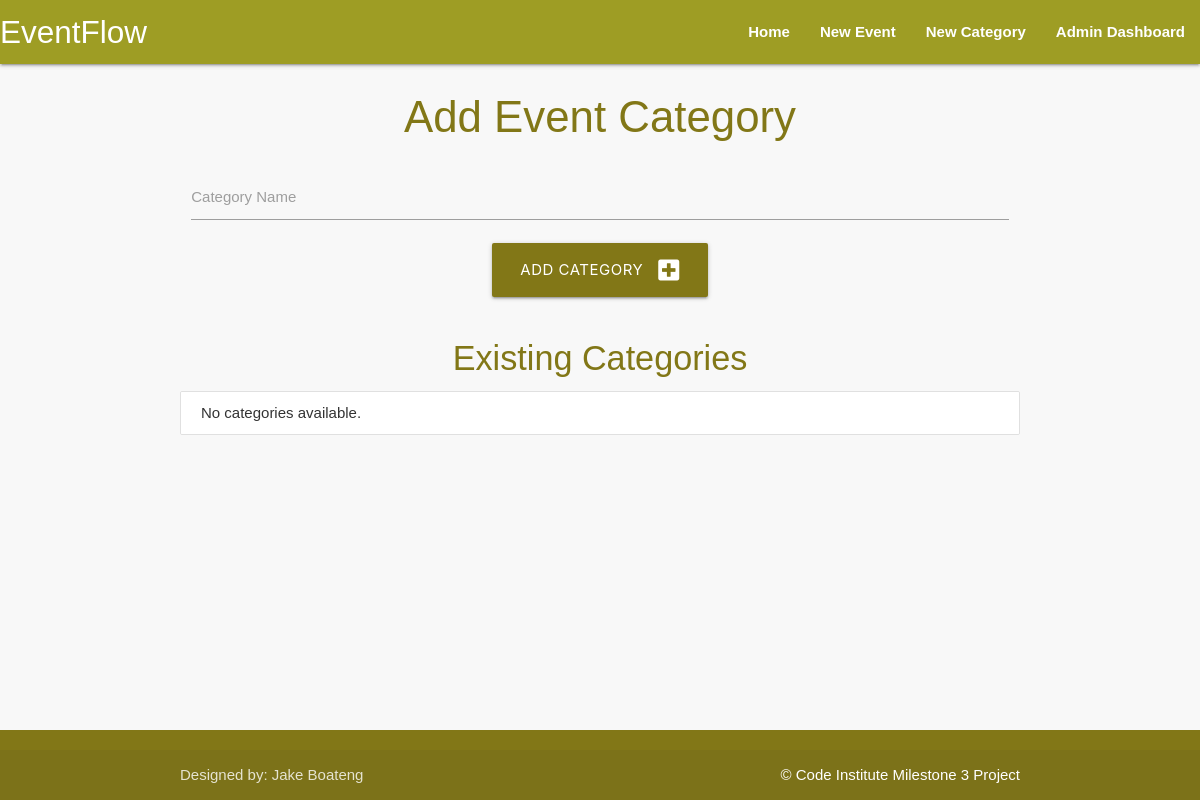
Page /add_category on the earlier database version.
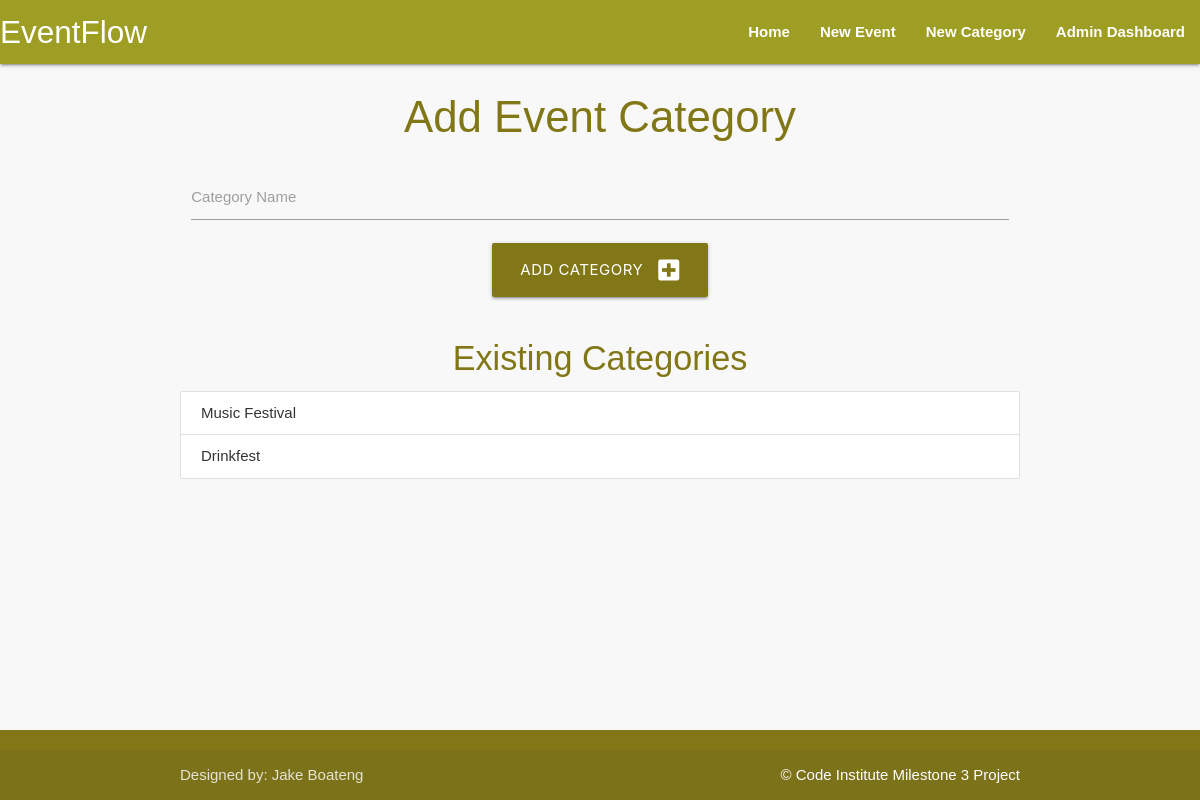
Same page on the later database version.
### eventflow/models.py (models this page shows)
class Category(db.Model):
    id = db.Column(db.Integer, primary_key=True)
    name = db.Column(db.String(50), unique=True, nullable=False)
    events = db.relationship('Event', backref='category', lazy=True)

### eventflow/routes.py (the view, shortened to what this page needs)
@app.route("/add_category", methods=["GET", "POST"])
def add_category():
    categories = Category.query.all()
    return render_template("add_category.html", categories=categories)

### eventflow/templates/add_category.html (shortened to what this page needs)
{% extends "base.html" %}
{% block content %}
    <h3 class="center-align lime-text text-darken-4">Add Event Category</h3>
    <form method="POST" action="{{ url_for('add_category') }}" class="row">
        <div class="input-field col s12">
            <input type="text" name="name" id="name" required>
            <label for="name">Category Name</label>
        </div>
        <div class="row">
            <div class="col s12 center-align">
                <button type="submit" class="btn-large lime darken-4">
                    Add Category <i class="fas fa-plus-square right"></i>
                </button>
            </div>
        </div>
    </form>
    <h4 class="center-align lime-text text-darken-4">Existing Categories</h4>
    <ul class="collection">
        {% for category in categories %}
            <li class="collection-item">
                {{ category.name }}
            </li>
        {% else %}
            <li class="collection-item">No categories available.</li>
        {% endfor %}
    </ul>
{% endblock %}

Differences in the rows shown:
added Category: name "Music Festival"
added Category: name "Drinkfest"
Other differences:
text no longer shown: "No categories available."
